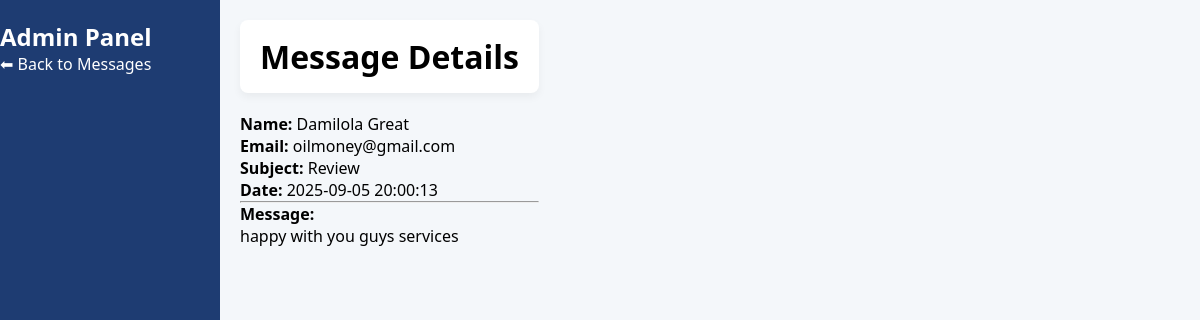
Page /includes/view_message.php?id=8 (signed in) on the committed database.
### tables this page shows
CREATE TABLE `contact_messages` (
  `id` int(11) NOT NULL,
  `name` varchar(100) NOT NULL,
  `email` varchar(150) NOT NULL,
  `subject` varchar(200) NOT NULL,
  `message` text NOT NULL,
  `created_at` timestamp NOT NULL DEFAULT current_timestamp()
);

### includes/view_message.php (the view, shortened to what this page needs)
<?php
include '../includes/db.php';
$id = intval($_GET['id']);
$result = $conn->query("SELECT * FROM contact_messages WHERE id = $id");
$message = $result->fetch_assoc();
?>
<!DOCTYPE html>
<html lang="en">
<head>
    <link rel="stylesheet" href="../assets/css/dashboard.css">
</head>
<body>
    <div class="dashboard-container">
        <aside class="sidebar">
            <h2>Admin Panel</h2>
            <ul>
                <li><a class="link" href="all_messages.php">⬅ Back to Messages</a></li>
            </ul>
        </aside>
        <main class="main-content">
            <header class="topbar">
                <h1>Message Details</h1>
            </header>
            <section class="content">
                <div class="message-details">
                    <p><strong>Name:</strong> <?php echo htmlspecialchars($message['name']); ?></p>
                    <p><strong>Email:</strong> <?php echo htmlspecialchars($message['email']); ?></p>
                    <p><strong>Subject:</strong> <?php echo htmlspecialchars($message['subject']); ?></p>
                    <p><strong>Date:</strong> <?php echo htmlspecialchars($message['created_at']); ?></p>
                    <hr>
                    <p><strong>Message:</strong></p>
                    <p><?php echo nl2br(htmlspecialchars($message['message'])); ?></p>
                </div>
            </section>
        </main>
    </div>
</body>
</html>

### assets/css/dashboard.css (style rules this page uses)
* { margin: 0; padding: 0; box-sizing: border-box; font-family: "Segoe UI", Tahoma, Geneva, Verdana, sans-serif; }
body { display: flex; background: #f4f7fa; }
.sidebar { width: 220px; background: #1e3c72; color: #fff; min-height: 100vh; padding: 20px 0; position: fixed; }
.main-content { margin-left: 220px; padding: 20px; width: calc(100% - 220px); }
.topbar { background: #fff; padding: 15px 20px; border-radius: 8px; display: flex; justify-content: space-between; align-items: center; margin-bottom: 20px; box-shadow: 0 4px 8px rgba(0, 0, 0, 0.05); }
.link { text-decoration: none; color: inherit; }

### rows in the picture
contact_messages: name "Damilola Great", email "oilmoney@gmail.com", subject "Review", created_at "2025-09-05 20:00:13", message "happy with you guys services"
